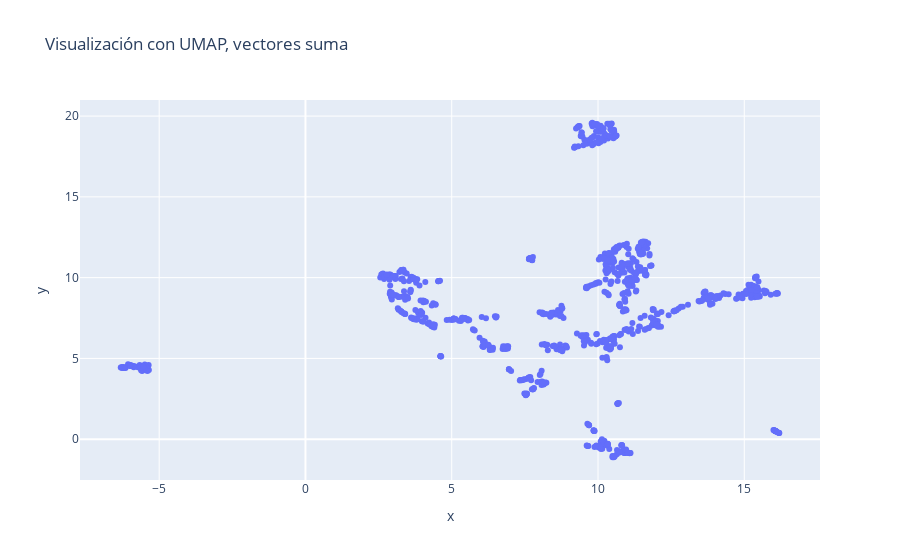

The cell this chart's notebook holds for it:
### Code cell
umap_emb_sum = umap.UMAP(n_neighbors=10,n_components=2,random_state=0).fit_transform(vectores_sum)

fig = px.scatter(
    x=umap_emb_sum[:,0], y=umap_emb_sum[:,1], title='Visualización con UMAP, vectores suma',
    hover_name=samples
)

fig.show()

### Figure 1 — Plotly figure (JSON) as saved in the notebook; plotly's stock layout.template omitted (floating-point values rounded to 4 significant figures; data arrays with more than 128 entries replaced by an {"elided": "..."} marker saying what was removed)
{"data": [{"hovertemplate": "<b>%{hovertext}</b><br><br>x=%{x}<br>y=%{y}<extra></extra>", "hovertext": {"elided": "1000 str values"}, "legendgroup": "", "marker": {"color": "#636efa", "symbol": "circle"}, "mode": "markers", "name": "", "orientation": "v", "showlegend": false, "type": "scatter", "x": {"elided": "1000 float values"}, "xaxis": "x", "y": {"elided": "1000 float values"}, "yaxis": "y"}], "layout": {"legend": {"tracegroupgap": 0}, "title": {"text": "Visualización con UMAP, vectores suma"}, "xaxis": {"anchor": "y", "domain": [0, 1], "title": {"text": "x"}}, "yaxis": {"anchor": "x", "domain": [0, 1], "title": {"text": "y"}}}}
